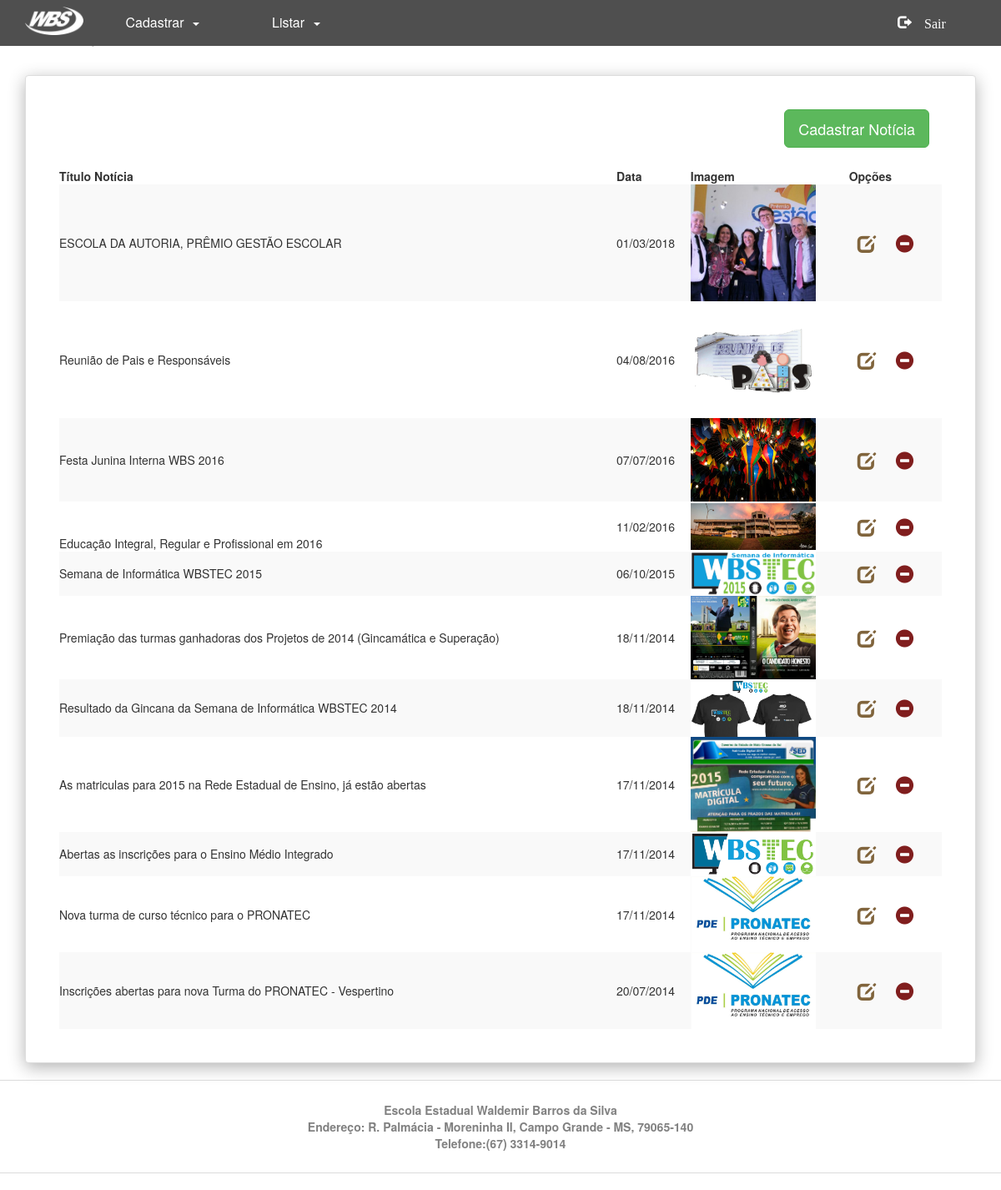
Page /admin-antigo/noticia_principal.php (signed in) on the committed database.
### tables this page shows
CREATE TABLE `tb_noticia` (
  `id_noticia` int(11) NOT NULL,
  `titulo` varchar(255) NOT NULL,
  `chamada` varchar(255) NOT NULL,
  `imagem` varchar(255) NOT NULL,
  `texto` text NOT NULL,
  `data` date NOT NULL,
  `fonte` varchar(255) NOT NULL,
  `ativa` int(11) NOT NULL
);

### admin-antigo/noticia_principal.php (the view, shortened to what this page needs)
<!DOCTYPE html>
<html lang="pt-br">
	<?php
		include("includes/head.php");
	?>
	<body>
		<div class="container-fluid">
			<?php
				include("includes/menu.php");
			?>
			<section class="container">
				<div class="row">
					<h1 id="admin">Gerenciar Notícias</h1>
				</div>
				<div class="thumbnail" id="conteudo">
					<div class="col-sm-12">
						<a href="noticia_cadastro.php" class="btn btn-lg btn-success pull-right">Cadastrar Notícia</a>
					</div>
					<table class="table-striped lista-table">
						<thead>
							<tr>
								<th>Título Notícia	</th>
								<th>Data</th>
								<th>Imagem</th>
								<th>Opções</th>
							</tr>
						</thead>
						<tbody>
							<?php
								$sql = mysql_query("SELECT * FROM tb_noticia ORDER BY data desc");
								while($resultado = mysql_fetch_array($sql)){
								$id_noticia 		= $resultado['id_noticia'];
								$titulo_noticia 	= $resultado['titulo'];
								$data_noticia 		= date('d/m/Y', strtotime($resultado['data']));
								$imagem_noticia 	= $resultado['imagem'];
									echo "<tr>
											<td>".$titulo_noticia."</td>
											<td>".$data_noticia."</td>
											<td><img src='../imagens/noticias/".$imagem_noticia."' width='150' ></td>
											<td>
												<a href='noticia_editar.php?id=".$id_noticia."' title='Editar' class='glyphicon glyphicon-edit options-edit'></a>
												<a href='noticia_deletar.php?id=".$id_noticia."' id='link-delete' title='Deletar' class='glyphicon glyphicon-minus-sign options-delet' data-title='Exclusão'></a>
											</td>
										  </tr>";
								}
							?>
						</tbody>
					</table>
				</div>
			</section>
			<footer class="row footer">
				Escola Estadual Waldemir Barros da Silva <br />
				Endereço: R. Palmácia - Moreninha II, Campo Grande - MS, 79065-140 </br>
				Telefone:(67) 3314-9014
			</footer>
		</div>
	</body>
</html>

### admin-antigo/css/adm-estilo.css (style rules this page uses)
* { margin: 0; padding: 0; }
body, html { height: 100%; }
div#conteudo { min-height: 500px; z-index: -1; -webkit-box-shadow: 0 5px 20px rgba(0, 0, 0, 0.3); padding: 40px; }
.footer { color: #818181; text-align: center; padding: 25px 0 25px 0px; margin-bottom:20px; border-top: 1px solid #dbdbdb; border-bottom: 1px solid #dbdbdb; font-weight: bold; }
h1#admin { padding-bottom: 20px; }
.options-edit { font-size: 22px; margin: 10px; color: rgba(128, 100, 60, 1); }
.options-delet { font-size: 22px; margin: 10px; color: rgba(128, 30, 30, 1); }
.lista-table { margin-top: 70px; width: 100%; }

### rows in the picture
tb_noticia: titulo "ESCOLA DA AUTORIA, PRÊMIO GESTÃO ESCOLAR", data "01/03/2018", imagem (picture)
tb_noticia: titulo "Reunião de Pais e Responsáveis", data "04/08/2016", imagem (picture)
tb_noticia: titulo "Festa Junina Interna WBS 2016", data "07/07/2016", imagem (picture)
tb_noticia: titulo "Educação Integral, Regular e Profissional em 2016", data "11/02/2016", imagem (picture)
tb_noticia: titulo "Semana de Informática WBSTEC 2015", data "06/10/2015", imagem (picture)
tb_noticia: titulo "Premiação das turmas ganhadoras dos Projetos de 2014 (Gincamática e Superação)", data "18/11/2014", imagem (picture)
tb_noticia: titulo "Resultado da Gincana da Semana de Informática WBSTEC 2014", data "18/11/2014", imagem (picture)
tb_noticia: titulo "As matriculas para 2015 na Rede Estadual de Ensino, já estão abertas", data "17/11/2014", imagem (picture)
tb_noticia: titulo "Abertas as inscrições para o Ensino Médio Integrado", data "17/11/2014", imagem (picture)
tb_noticia: titulo "Nova turma de curso técnico para o PRONATEC", data "17/11/2014", imagem (picture)
tb_noticia: titulo "Inscrições abertas para nova Turma do PRONATEC - Vespertino", data "20/07/2014", imagem (picture)
